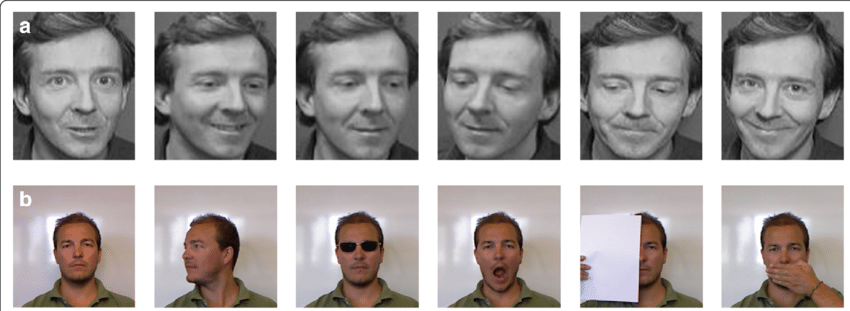
#> input picture dataset/bayu/coba.png, 850 x 311 px; its folder holds only this picture in this run
$ python main.py
#> lines starting #> are read from the running program, lines starting #| are printed output that depends on the picture
import cv2
import numpy as np
import os
from sklearn.decomposition import TruncatedSVD
from sklearn.metrics.pairwise import euclidean_distances


dataset_path = "dataset"

faces = []
labels = []

IMG_SIZE = (100, 100)

for person_name in os.listdir(dataset_path):

    person_folder = os.path.join(dataset_path, person_name)

    for image_name in os.listdir(person_folder):

        image_path = os.path.join(person_folder, image_name)

        img = cv2.imread(image_path, cv2.IMREAD_GRAYSCALE)
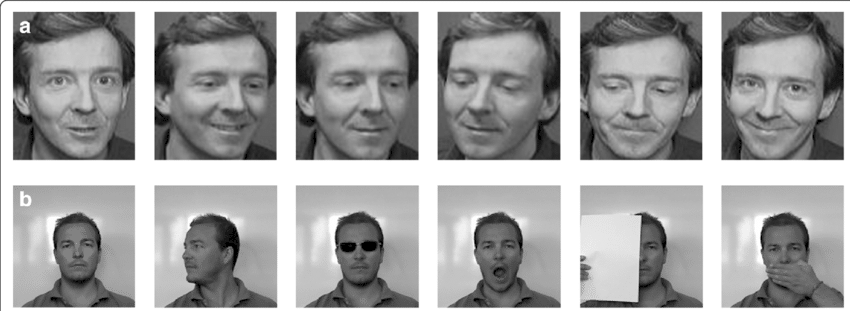
#> img: shape (311, 850); min 0, max 255, mean 162.9

        img = cv2.resize(img, IMG_SIZE)
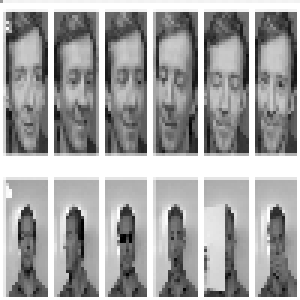
#> img: shape (100, 100) (shown 3 times larger); min 0, max 255, mean 163.4

        img_vector = img.flatten()
#> img_vector = 10000 values, max 255 at index 100, min 0 at index 4463, mean 163.4

        faces.append(img_vector)
        labels.append(person_name)

faces = np.array(faces)

mean_face = np.mean(faces, axis=0)
#> mean_face has the same summary as img_vector

A = faces - mean_face

svd = TruncatedSVD(n_components=20)

eigenfaces = svd.fit_transform(A)
#> eigenfaces = [0]

test_image_path = r"D:\Project KAL\dataset\bayu\coba.png"

test_img = cv2.imread(test_image_path, cv2.IMREAD_GRAYSCALE)

if test_img is None:
    print("Gambar test tidak ditemukan!")
    exit()

test_img = cv2.resize(test_img, IMG_SIZE)

test_img = cv2.imread(test_image_path, cv2.IMREAD_GRAYSCALE)

test_img = cv2.resize(test_img, IMG_SIZE)

test_vector = test_img.flatten()
#> test_vector has the same summary as img_vector

test_vector = test_vector - mean_face
#> test_vector = 10000 values from 0 to 0

test_projection = svd.transform([test_vector])
#> test_projection = [0]

distances = euclidean_distances(test_projection, eigenfaces)
#> distances = [0]

best_match_index = np.argmin(distances)
#> best_match_index = 0

hasil = labels[best_match_index]
#> hasil = 'bayu'

print("Wajah paling mirip adalah :", hasil)
#| Wajah paling mirip adalah : bayu
